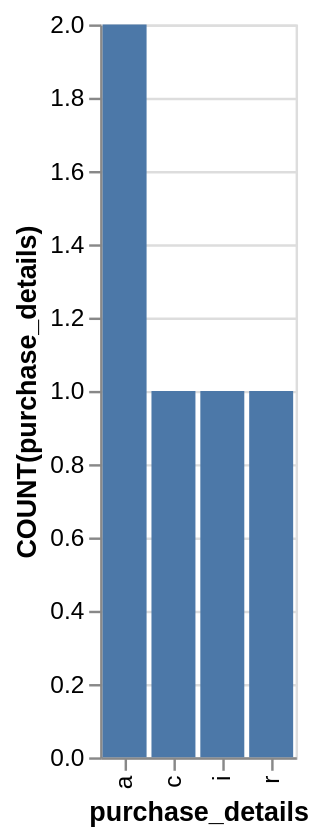

Specify this chart in Vega-Lite:
### Vega-Lite specification from a JSON file in a GitHub repository (floating-point values rounded to 4 significant figures)
{"data": {"values": [{"x_data": "a", "y_data": 2}, {"x_data": "c", "y_data": 1}, {"x_data": "i", "y_data": 1}, {"x_data": "r", "y_data": 1}]}, "mark": "bar", "encoding": {"x": {"field": "x_data", "type": "nominal", "title": "purchase_details", "sort": "ascending"}, "y": {"field": "y_data", "type": "quantitative", "title": "COUNT(purchase_details)"}}}
